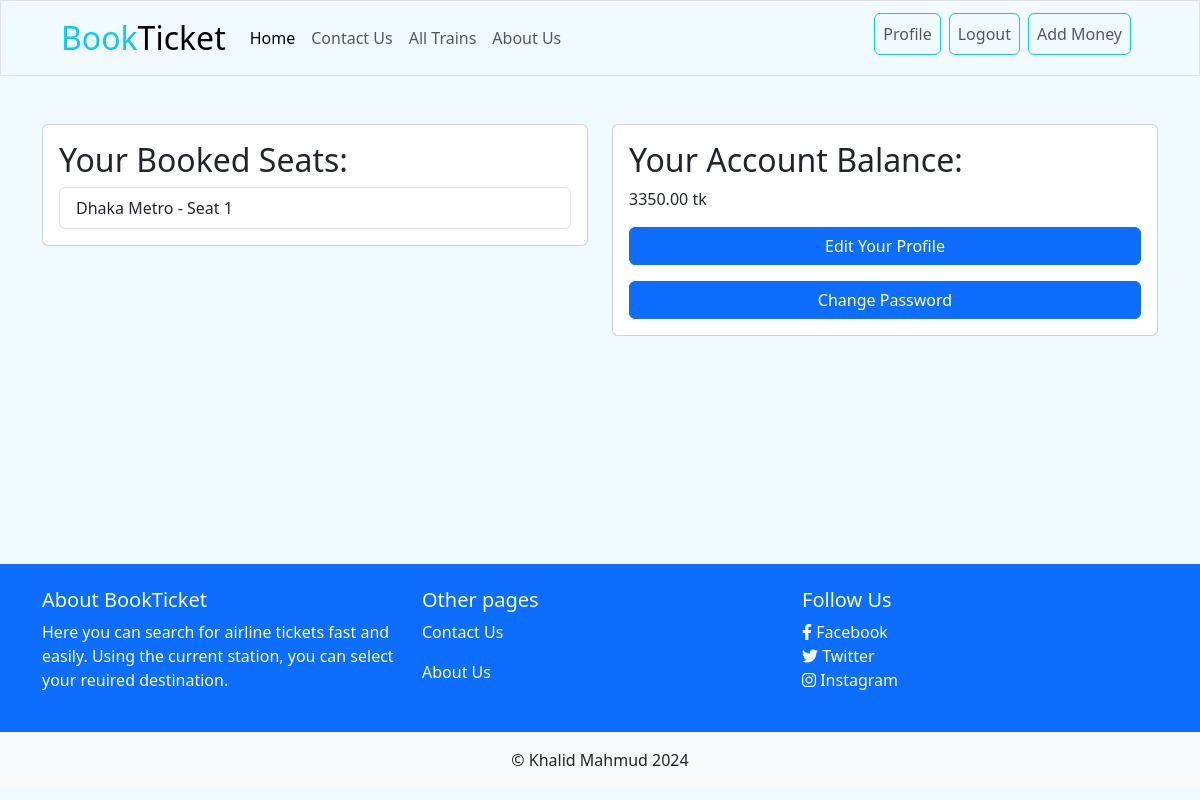
The app's page /passenger/profile/ (signed in), older data.
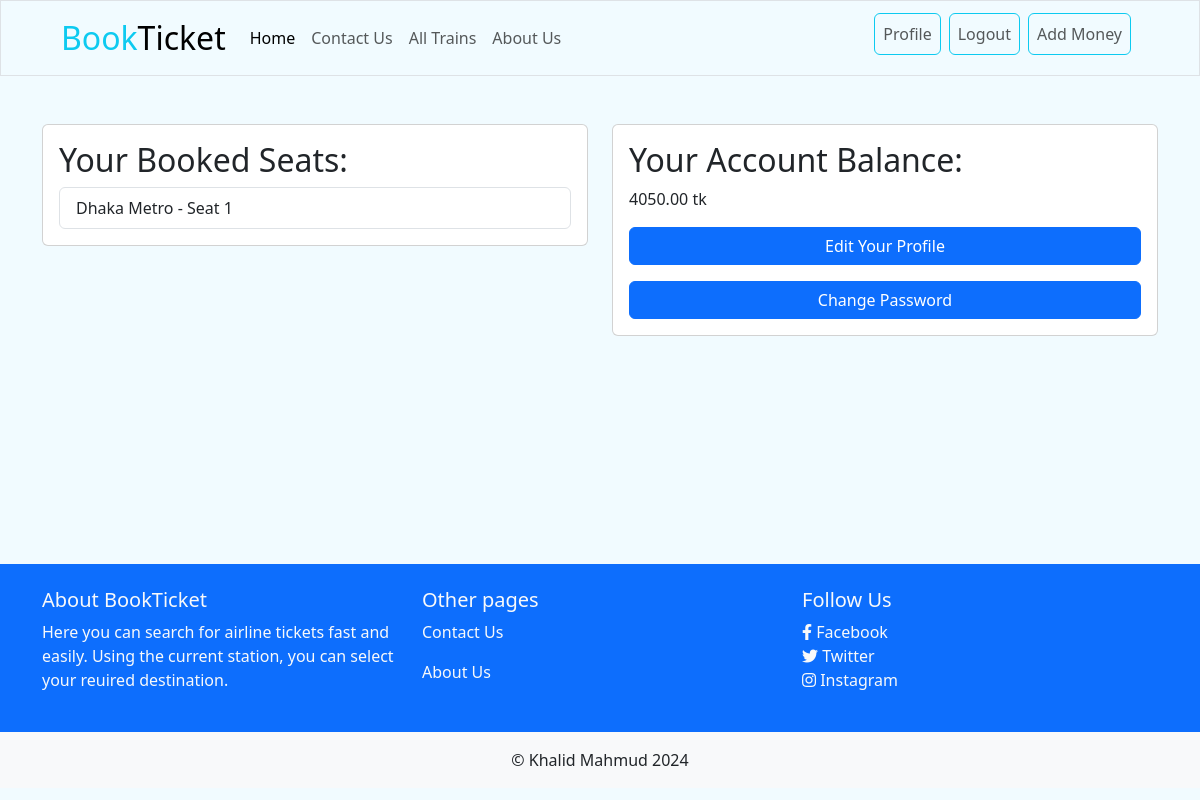
The same page, newer data.
### passenger/models.py (models this page shows, shortened)
class Passenger(models.Model):
    user = models.ForeignKey(User, related_name = 'account', on_delete = models.CASCADE)
    nid = models.IntegerField(unique = True, null = True, blank = True)
    balance = models.DecimalField(default = 0, decimal_places = 2, max_digits = 12)

### passenger/views.py (the view)
# urls.py: path('profile/', views.profile, name='profile'),
def profile(request):
    try:
        user = Passenger.objects.get(user=request.user)
        booked_seats = SeatNumber.objects.filter(passenger = user)
        balance = user.balance
    except Passenger.DoesNotExist:
        user = None
        booked_seats = None
        balance = None
    context = {
        'user': user,
        'booked_seats': booked_seats,
        'balance': balance,
    }
    return render(request, 'profile.html', context)

### passenger/templates/profile.html (shortened to what this page needs)
{% extends 'base.html' %}
{% block content %}
<div class="container mt-5" style="height:49vh">
  <div class="row">
      <div class="col-md-6 mx-auto">
          <div class="card">
              <div class="card-body">
                  <h2 class="card-title">Your Booked Seats:</h2>
                  {% if booked_seats %}
                      <ul class="list-group">
                          {% for seat in booked_seats %}
                              <li class="list-group-item">{{ seat.train.train_name }} - Seat {{ seat.seat_number }}</li>
                          {% endfor %}
                      </ul>
                  {% else %}
                      <p>No seats booked yet.</p>
                  {% endif %}
              </div>
          </div>
      </div>
      <div class="col-md-6 mx-auto mt-3 mt-md-0">
          <div class="card">
              <div class="card-body">
                  <h2 class="card-title">Your Account Balance:</h2>
                  <p class="card-text">{{ balance }} tk</p>
                  <div class="d-grid gap-2">
                      <a class="btn btn-primary" href="{% url 'edit_profile' %}">Edit Your Profile</a>
                      <a class="btn btn-primary mt-2" href="{% url 'pass_change' %}">Change Password</a>
                  </div>
              </div>
          </div>
      </div>
  </div>
</div>
{% endblock %}

Row changes from the older to the newer data that the page shows:
changed Passenger: balance "3350.00" → "4050.00"
